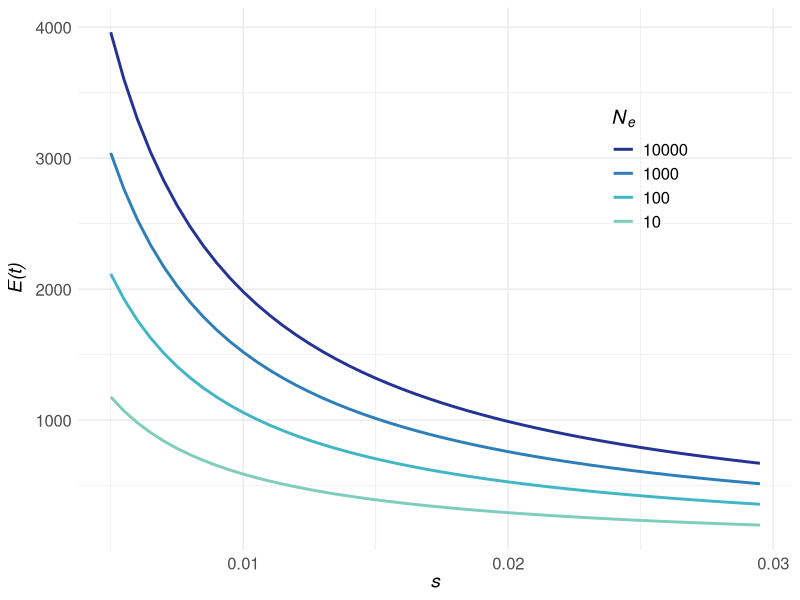
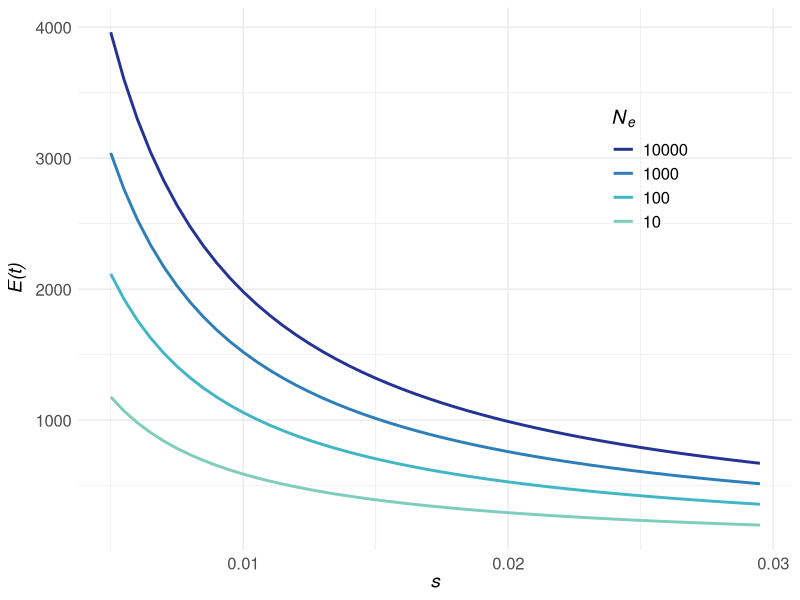

Recreate these plots in R, in order.
# Plot of time to fixation for advantageous allele
# Jeff Oliver
# jcoliver@arizona.edu
# 2021-07-14

library(dplyr)
library(ggplot2)

fix_time <- function(N, s) {
  return((2 * log(x = 2 * N - 1) ) / s)
}

N_vector <- c(10, 100, 1000, 10000)
s_vector <- seq(0.005, by = 0.0005, length = 50)

df <- NULL
for (i in 1:length(N_vector)) {
  f_t <- fix_time(N = N_vector[i], s_vector)
  f_t_df <- data.frame(N = N_vector[i],
                       s = s_vector,
                       ftime = f_t)
  if (is.null(df)) {
    df <- f_t_df
  } else {
    df <- df %>%
      bind_rows(f_t_df)
  }
}

df$N_fac <- factor(df$N,
                   levels = rev(N_vector))

t_plot <- ggplot(data = df,
                 mapping = aes(x = s, 
                               y = ftime, 
                               color = N_fac,
                               group = N_fac)) +
  geom_line(size = 1) +
  xlab(label = expression(italic("s"))) +
  ylab(label = expression(italic("E(t)"))) +
  scale_color_manual(name = expression(italic(N[e])),
                     values = c("#253494", "#2c7fb8", "#41b6c4", "#7fcdbb"),
                     ) +
  theme_minimal() +
  theme(axis.title = element_text(size = 14),
        axis.text = element_text(size = 12),
        legend.position = c(0.8, 0.7),
        legend.title = element_text(size = 14),
        legend.text = element_text(size = 12))
t_plot

ggsave(filename = "output/fixation-time-boxplot.png", 
       plot = t_plot)
